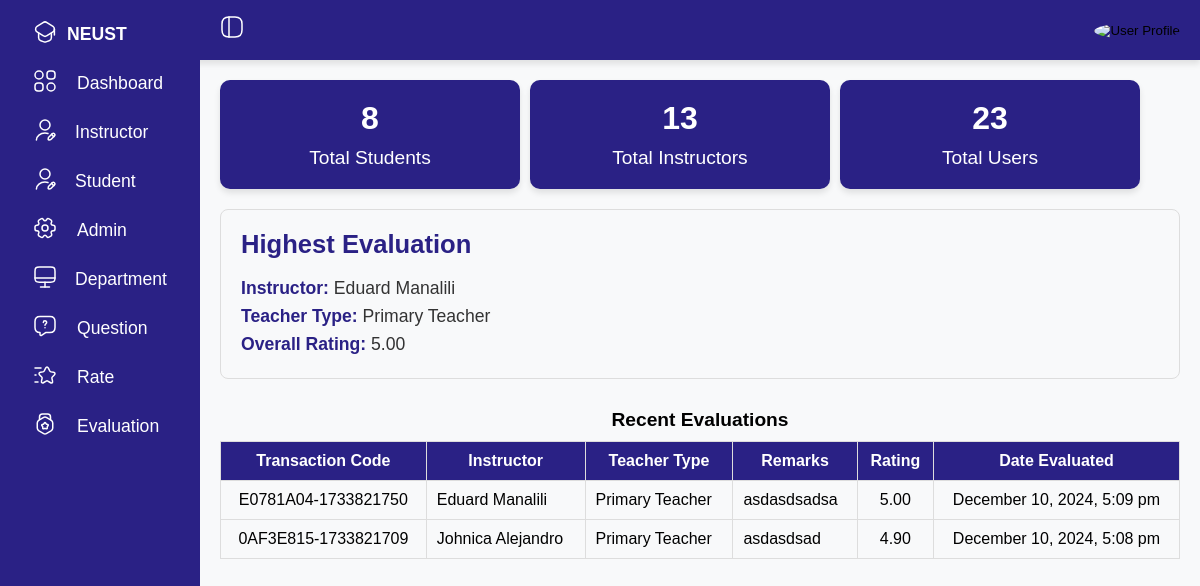
/dashboard.php (signed in), run on the app's committed database.
### tables this page shows
CREATE TABLE `users` (
  `user_id` int(11) NOT NULL,
  `fname` varchar(100) NOT NULL,
  `mname` varchar(100) DEFAULT NULL,
  `lname` varchar(100) NOT NULL,
  `suffixname` varchar(20) DEFAULT NULL,
  `contact_no` varchar(20) NOT NULL,
  `houseno` int(20) NOT NULL,
  `street` varchar(100) NOT NULL,
  `barangay` varchar(100) NOT NULL,
  `city` varchar(100) NOT NULL,
  `province` varchar(100) NOT NULL,
  `postalcode` varchar(25) NOT NULL,
  `birthdate` date NOT NULL DEFAULT curdate(),
  `gender` enum('Female','Male') NOT NULL,
  `role` enum('Admin','Student','Instructor') NOT NULL,
  `email` varchar(100) NOT NULL,
  `password` varchar(100) DEFAULT NULL,
  `is_archived` tinyint(1) DEFAULT 0
);

CREATE TABLE `class_teacher` (
  `class_teacher_id` int(11) NOT NULL,
  `advisory_class_id` int(11) NOT NULL,
  `teacher_type` varchar(50) NOT NULL,
  `sub_id` int(11) NOT NULL,
  `user_id` int(11) NOT NULL
);

CREATE TABLE `evaluation` (
  `eval_id` int(11) NOT NULL,
  `remarks` text NOT NULL,
  `rate_result` decimal(10,2) NOT NULL,
  `user_id` int(11) NOT NULL,
  `class_teacher_id` int(11) NOT NULL,
  `date_created` datetime DEFAULT current_timestamp(),
  `transaction_code` varchar(50) NOT NULL
);

### dashboard.php (the view, shortened to what this page needs)
<?php
include('db.php');
$students_query = "SELECT COUNT(*) AS total_students FROM users WHERE role = 'student'";
$students_stmt = $pdo->
    prepare($students_query);
$students_stmt->execute();
$total_students_row = $students_stmt->fetch(PDO::FETCH_ASSOC);
$total_students = $total_students_row['total_students'];
$instructors_query = "SELECT COUNT(*) AS total_instructors FROM users WHERE role = 'instructor'";
$instructors_stmt = $pdo->prepare($instructors_query);
$instructors_stmt->execute();
$total_instructors_row = $instructors_stmt->fetch(PDO::FETCH_ASSOC);
$total_instructors = $total_instructors_row['total_instructors'];
$allUsersQuery = $instructors_query = "SELECT COUNT(*) AS total_users FROM users";
$allUsersStmt = $pdo->prepare($allUsersQuery);
$allUsersStmt->execute();
$allUsers = $allUsersStmt->fetch(PDO::FETCH_ASSOC);
$allUsers = $allUsers['total_users'];
?>
<!DOCTYPE html>
<html lang="en">
<head>
    <link rel="stylesheet" href="">
</head>
<body>
    <nav class="topbar">
        <div class="toggle" onclick="toggleSidebar()">
        </div>
        <div class="user">
            <div class="dropdown">
                <button class="dropdown-btn " onclick="toggleUser()">
                    <img src="/img/admin.jpg" alt="User Profile" class="profile-img">
                </button>
            </div>
        </div>
    </nav>
    <div class="container">
        <aside class="navigation">
            <ul>
                <li class="logo">
                    <a href="">
                        <span class="custom-icon">
                        </span>
                        <span class="title">NEUST</span>
                    </a>
                </li>
                <li id="dashboard">
                    <a href="dashboard.php"><span class="icon">
                        </span>
                        <span class="title">Dashboard</span></a>
                </li>
                <li id="instructor" onclick="showInstructorDropdown()">
                    <div style="display: flex; gap: 8px; align-items: center;">
                        <span class="icon">
                        </span>
                        <span class="title">Instructor</span>
                    </div>
                </li>
                <li id="student" onclick="showStudentDropdown()">
                    <div style="display: flex; gap: 8px; align-items: center;">
                        <span class="icon">
                        </span>
                        <span class="title">Student</span>
                    </div>
                </li>
                <li id="admin">
                    <a href="admin.php"><span class="icon">
                        </span><span class="title">Admin</span></a>
                </li>
                <li id="department" onclick="showDepartmentDropdown()">
                    <div style="display: flex; gap: 8px; align-items: center;">
                        <span class="icon">
                        </span>
                        <span class="title">Department</span>
                    </div>
                </li>
                <li id="question">
                    <a href="question.php"><span class="icon">
                        </span><span class="title">Question</span></a>
                </li>
                <li id="rate">
                    <a href="rate.php"><span class="icon">
                        </span><span class="title">Rate</span></a>
                </li>
                <li id="evaluation">
                    <a href="eval_result.php"><span class="icon">
                        </span><span class="title">Evaluation</span></a>
                </li>
            </ul>
        </aside>
        <div class="main">
            <div class="cardBox" style="display: flex; gap: 10px; flex-wrap: wrap; ">
                <div class="card"
                    style="background-color: #2A2185; color: white; padding: 20px; border-radius: 10px; box-shadow: 0 4px 6px rgba(0, 0, 0, 0.1); text-align: center; flex: 1; min-width: 250px; max-width: 300px;">
                    <div>
                        <div class="numbers" style="font-size: 2rem; font-weight: bold; color: white;">
                            <?php echo $total_students; ?>
                        </div>
                        <div class="cardName" style="font-size: 1.2rem; margin-top: 10px;">Total Students</div>
                    </div>
                </div>
                <div class="card"
                    style="background-color: #2A2185; color: white; padding: 20px; border-radius: 10px; box-shadow: 0 4px 6px rgba(0, 0, 0, 0.1); text-align: center; flex: 1; min-width: 250px; max-width: 300px;">
                    <div>
                        <div class="numbers" style="font-size: 2rem; font-weight: bold; color: white;">
                            <?php echo $total_instructors; ?>
                        </div>
                        <div class="cardName" style="font-size: 1.2rem; margin-top: 10px;">Total Instructors</div>
                    </div>
                </div>
                <div class="card"
                    style="background-color: #2A2185; color: white; padding: 20px; border-radius: 10px; box-shadow: 0 4px 6px rgba(0, 0, 0, 0.1); text-align: center; flex: 1; min-width: 250px; max-width: 300px;">
                    <div>
                        <div class="numbers" style="font-size: 2rem; font-weight: bold; color: white;">
                            <?php echo $allUsers; ?>
                        </div>
                        <div class="cardName" style="font-size: 1.2rem; margin-top: 10px;">Total Users</div>
                    </div>
                </div>
            </div>
            <?php
            $highestEvaluationQuery = "
    SELECT
        e.eval_id,
        e.remarks,
        e.rate_result,
        e.date_created,
        u.fname AS instructor_fname,
        u.lname AS instructor_lname,
        ct.teacher_type
    FROM evaluation e
    JOIN class_teacher ct ON e.class_teacher_id = ct.class_teacher_id
    JOIN users u ON ct.user_id = u.user_id
    ORDER BY e.rate_result DESC
    LIMIT 1
";
            $stmt = $pdo->prepare($highestEvaluationQuery);
            $stmt->execute();
            $highestEvaluation = $stmt->fetch(PDO::FETCH_ASSOC);
            $recentEvaluationsQuery = "
    SELECT
        e.eval_id,
        e.remarks,
        e.rate_result,
        e.date_created,
        u.fname AS instructor_fname,
        u.lname AS instructor_lname,
        ct.teacher_type
    FROM evaluation e
    JOIN class_teacher ct ON e.class_teacher_id = ct.class_teacher_id
    JOIN users u ON ct.user_id = u.user_id
    ORDER BY e.date_created DESC
    LIMIT 10
";
            $stmt = $pdo->prepare($recentEvaluationsQuery);
            $stmt->execute();
            $result = $stmt->fetchAll(PDO::FETCH_ASSOC);
            if ($highestEvaluation): ?>
                <div
                    style="background-color: #f8f9fa; padding: 20px; border-radius: 8px; border: 1px solid #ddd; margin-top: 20px; margin-bottom: 30px;">
                    <h3 style="font-size: 1.6rem; color: #2A2185; font-weight: bold; margin-bottom: 15px;">Highest
                        Evaluation</h3>
                    <p style="font-size: 1.1rem; color: #333; line-height: 1.6;">
                        <strong style="color: #2A2185;">Instructor:</strong>
                        <?php echo $highestEvaluation['instructor_fname'] . ' ' . $highestEvaluation['instructor_lname']; ?><br>
                        <strong style="color: #2A2185;">Teacher Type:</strong>
                        <?php echo $highestEvaluation['teacher_type']; ?><br>
                        <strong style="color: #2A2185;">Overall Rating:</strong>
                        <?php echo $highestEvaluation['rate_result']; ?><br>
                    </p>
                </div>
            <?php endif; ?>
            <?php
            $recentEvaluationsQuery = "
    SELECT
        e.eval_id,
        e.transaction_code,
        e.remarks,
        e.rate_result,
        e.date_created,
        u.fname AS instructor_fname,
        u.lname AS instructor_lname,
        ct.teacher_type
    FROM evaluation e
    JOIN class_teacher ct ON e.class_teacher_id = ct.class_teacher_id
    JOIN users u ON ct.user_id = u.user_id
    ORDER BY e.date_created DESC
    LIMIT 10
";
            $stmt = $pdo->prepare($recentEvaluationsQuery);
            $stmt->execute();
            $result = $stmt->fetchAll(PDO::FETCH_ASSOC);
            if (count($result) > 0): ?>
                <table style="width: 100%; border-collapse: collapse; margin-top: 20px; ">
                    <caption style="font-size: 1.2rem; font-weight: bold; margin-bottom: 10px;">Recent Evaluations
                    </caption>
                    <thead>
                        <tr style="background-color: #2A2185; color: white;">
                            <th style="padding: 10px; border: 1px solid #ddd;">Transaction Code</th>
                            <th style="padding: 10px; border: 1px solid #ddd;">Instructor</th>
                            <th style="padding: 10px; border: 1px solid #ddd;">Teacher Type</th>
                            <th style="padding: 10px; border: 1px solid #ddd;">Remarks</th>
                            <th style="padding: 10px; border: 1px solid #ddd;">Rating</th>
                            <th style="padding: 10px; border: 1px solid #ddd;">Date Evaluated</th>
                        </tr>
                    </thead>
                    <tbody>
                        <?php foreach ($result as $row): ?>
                            <tr>
                                <td style="padding: 10px; border: 1px solid #ddd; text-align: center;">
                                    <?php echo $row['transaction_code']; ?>
                                </td>
                                <td style="padding: 10px; border: 1px solid #ddd;">
                                    <?php echo $row['instructor_fname'] . ' ' . $row['instructor_lname']; ?>
                                </td>
                                <td style="padding: 10px; border: 1px solid #ddd;"><?php echo $row['teacher_type']; ?></td>
                                <td style="padding: 10px; border: 1px solid #ddd;"><?php echo $row['remarks']; ?></td>
                                <td style="padding: 10px; border: 1px solid #ddd; text-align: center;">
                                    <?php echo $row['rate_result']; ?>
                                </td>
                                <td style="padding: 10px; border: 1px solid #ddd; text-align: center;">
                                    <?php echo date("F j, Y, g:i a", strtotime($row['date_created'])); ?>
                                </td>
                            </tr>
                        <?php endforeach; ?>
                    </tbody>
                </table>
            <?php else: ?>
                <p style="margin-top: 20px;">No recent evaluations found.</p>
            <?php endif; ?>
        </div>
    </div>
</body>
</html>

### dashboard.php (style rules this page uses)
* { font-family: "Ubuntu", sans-serif; margin: 0; padding: 0; box-sizing: border-box; }
body { background-color: #f8f9fa; }
nav.topbar { background-color: #2A2185; color: white; display: flex; justify-content: space-between; align-items: center; padding: 0 20px; height: 60px; width: 100%; box-shadow: 0 4px 6px rgba(0, 0, 0, 0.1); position: relative; }
.toggle { margin-left: 200px; font-size: 1.5rem; cursor: pointer; }
.logo a { display: flex; align-items: center; gap: 10px; font-size: 1.2rem; font-weight: bold; text-transform: uppercase; text-decoration: none; color: white; }
aside.navigation { background-color: #2A2185; color: white; width: 200px; height: 100vh; display: flex; flex-direction: column; justify-content: space-between; align-items: center; padding: 20px 20px; position: fixed; transition: width 0.3s; top: 0; }
.navigation li .icon { margin-right: 10px; }
.navigation li .title { display: inline-block; transition: opacity 0.3s ease; }
.navigation ul { list-style-type: none; padding: 0; }
.navigation ul li { margin-bottom: 20px; display: flex; gap: 10px; font-size: 1.1rem; cursor: pointer; }
.navigation ul li a { color: white; text-decoration: none; font-size: 1.1rem; display: flex; align-items: center; gap: 10px; }
#instructor, #student, #department { display: flex; flex-direction: column; }
.main { padding: 20px; margin-left: 200px; transition: margin-left 0.3s; width: 100%; }
.container { display: flex; width: 100%; flex-direction: row; }
.user { display: flex; align-items: center; gap: 10px; }
.dropdown-btn { background-color: transparent; border: none; cursor: pointer; }
.dropdown-btn img { width: 40px; height: 40px; border-radius: 50%; }

### data on the page
users: fname "Eduard", lname "Manalili"
class_teacher: teacher_type "Primary Teacher"
evaluation: rate_result "5.00", transaction_code "E0781A04-1733821750", users.fname "Eduard", users.lname "Manalili", class_teacher.teacher_type "Primary Teacher", remarks "asdasdsadsa", date_created "December 10, 2024, 5:09 pm"
evaluation: transaction_code "0AF3E815-1733821709", users.fname "Johnica", users.lname "Alejandro", class_teacher.teacher_type "Primary Teacher", remarks "asdasdsad", rate_result "4.90", date_created "December 10, 2024, 5:08 pm"

### other printed values
$total_students "8"
$total_instructors "13"
$allUsers "23"
